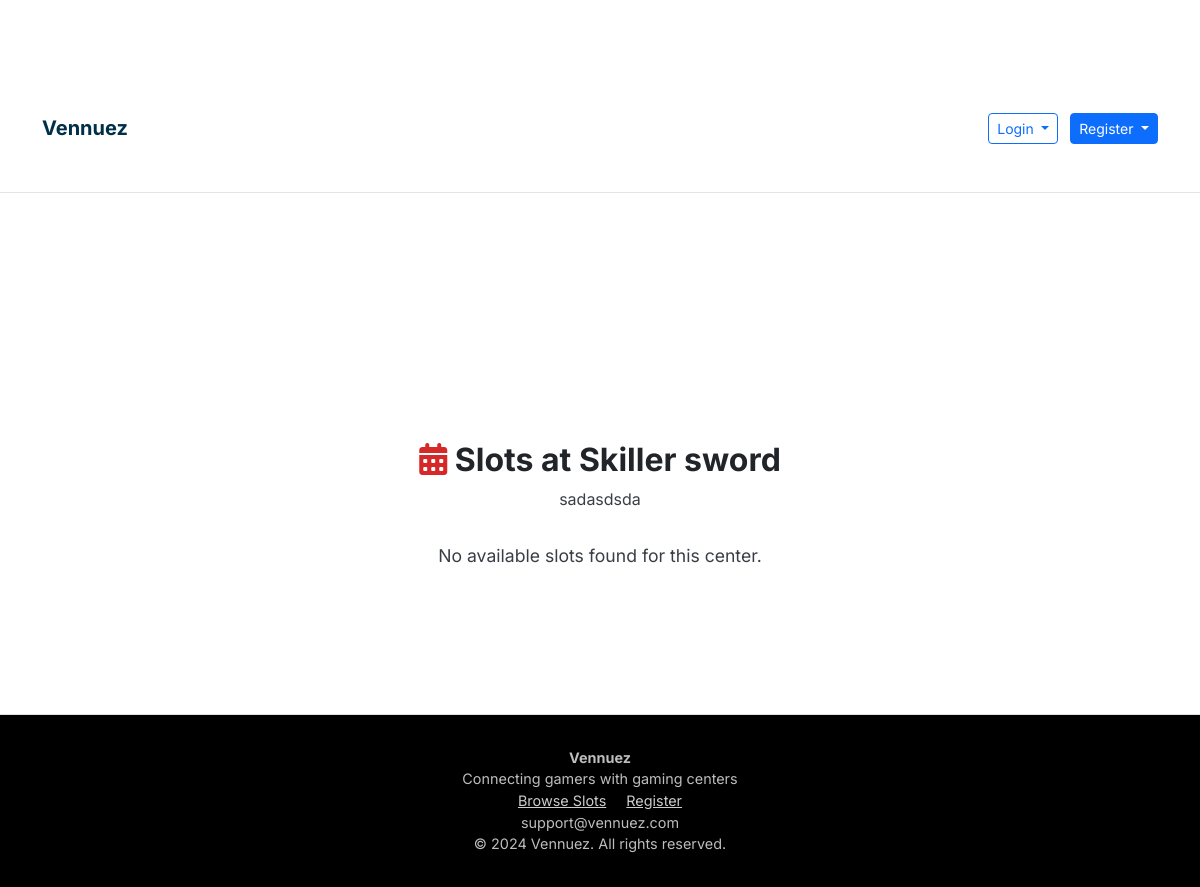
/center_slots/2, run on an earlier commit of the app's database.
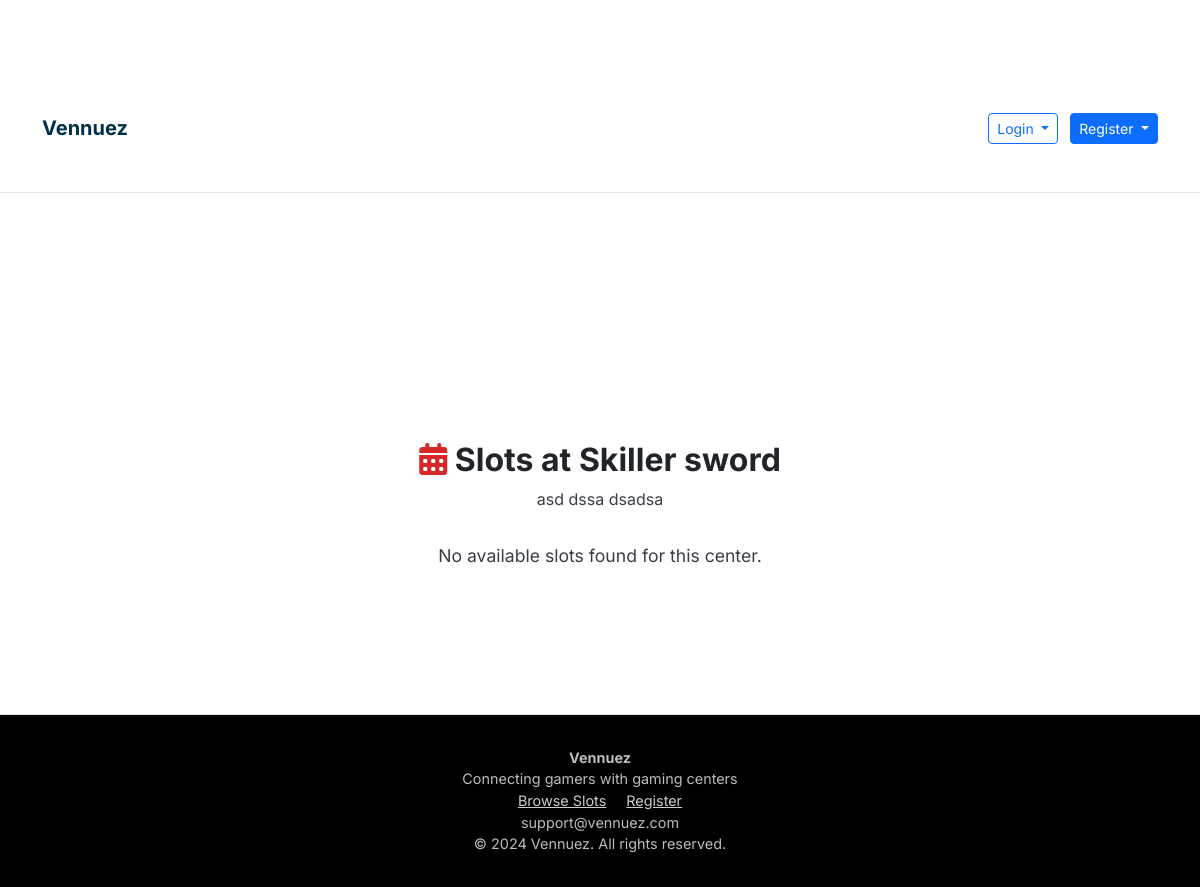
And on a later commit of the database.
### models.py (models this page shows, shortened)
class Owner(UserMixin, db.Model):
    __tablename__ = 'owners'
    id = db.Column(db.Integer, primary_key=True)
    username = db.Column(db.String(80), unique=True, nullable=False)
    email = db.Column(db.String(120), unique=True, nullable=False)
    password_hash = db.Column(db.String(256), nullable=False)
    phone = db.Column(db.String(20), nullable=False)
    gaming_center_name = db.Column(db.String(200), nullable=False)
    address = db.Column(db.String(255), nullable=True)
    active = db.Column(db.Boolean, default=True)
    created_at = db.Column(db.DateTime, default=datetime.utcnow)
    latitude = db.Column(db.Float, nullable=True)
    longitude = db.Column(db.Float, nullable=True)
    google_maps_link = db.Column(db.String(500), nullable=True)
    amenities = db.Column(db.Text, nullable=True)  # Stored as JSON string
    venue_image1 = db.Column(db.String(500), nullable=True)
    venue_image2 = db.Column(db.String(500), nullable=True)
    venue_image3 = db.Column(db.String(500), nullable=True)
    venue_image4 = db.Column(db.String(500), nullable=True)
    images_uploaded = db.Column(db.Boolean, default=False)
    consoles = db.relationship('Console', backref='owner', lazy=True, cascade='all, delete-orphan')
    subscriptions = db.relationship("Subscription", back_populates="owner", cascade="all, delete")

### routes.py (the view)
@app.route('/center_slots/<int:owner_id>')
def center_slots(owner_id):
    owner = Owner.query.get_or_404(owner_id)
    slots = TimeSlot.query.join(Console).filter(
        Console.owner_id == owner_id,
        TimeSlot.is_booked == False,
        TimeSlot.start_time > datetime.now(),
        Console.is_available == True
    ).order_by(TimeSlot.start_time).all()
    return render_template('center_slots.html', owner=owner, slots=slots)

### templates/center_slots.html (shortened to what this page needs)
{% extends "base.html" %}
{% block content %}
<section class="center-slots-page" style="padding: 2rem 0;">
    <div class="container">
        <div class="page-header" style="margin-bottom: 2rem; text-align: center;">
            <h1 style="font-size: 2rem; font-weight: 700; margin-bottom: 0.5rem;">
                <i class="fas fa-calendar-alt" style="color: var(--accent);"></i> Slots at {{ owner.gaming_center_name }}
            </h1>
            <p style="color: var(--secondary);">{{ owner.address }}</p>
        </div>
        <div class="slots-list" style="display: flex; flex-wrap: wrap; gap: 2rem; justify-content: center;">
            {% for slot in slots %}
            <div class="card" style="min-width: 280px; max-width: 340px; flex: 1 1 280px; box-shadow: 0 2px 12px rgba(0,0,0,0.06); border: 1.5px solid var(--border); position: relative;">
                <div style="padding: 1.25rem 1.5rem;">
                    <div style="font-size: 1.1rem; font-weight: 700; color: #3b82f6; margin-bottom: 0.5rem;">
                        <i class="fas fa-gamepad"></i> {{ slot.console.name if slot.console else 'Unknown Console' }}
                    </div>
                    <div style="margin-bottom: 0.5rem; color: #666; font-size: 0.98rem;"><b>Type:</b> {{ slot.console.console_type if slot.console else '' }}</div>
                    <div style="margin-bottom: 0.5rem; color: #222;"><b>Date:</b> {{ slot.start_time.strftime('%d %b %Y') }}</div>
                    <div style="margin-bottom: 0.5rem; color: #222;"><b>Time:</b> {{ slot.start_time.strftime('%H:%M') }} - {{ slot.end_time.strftime('%H:%M') }}</div>
                    <div style="margin-bottom: 0.5rem; color: #222;"><b>Slot Price:</b> ₹{{ slot.total_amount }}</div>
                    <div style="margin-bottom: 1rem;">
                        <span style="color: #16a34a; font-weight: 600; background: #e8f5e9; padding: 0.25rem 0.75rem; border-radius: 1rem; font-size: 0.95rem;">Available</span>
                    </div>
                    <a href="{{ url_for('book_slot', slot_id=slot.id) }}" class="btn btn-primary" style="width: 100%; font-size: 1.1rem; font-weight: 600; letter-spacing: 0.5px;">Book Now</a>
                </div>
            </div>
            {% else %}
            <div style="color: var(--secondary); font-size: 1.1rem;">No available slots found for this center.</div>
            {% endfor %}
        </div>
    </div>
</section>
{% endblock %}

What changed in the data, as far as the page shows it:
changed Owner "Skiller sword": address "sadasdsda" → "asd dssa dsadsa"
